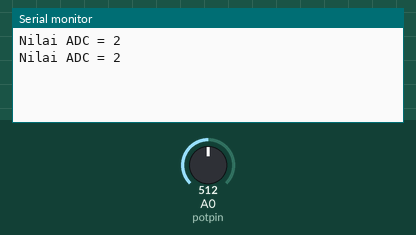
Recording of a sketch running on a simulated Arduino Uno, built with avr-gcc and run on an emulated ATmega328P. On the bench: the last lines printed to the serial monitor. The test bench sets the inputs (shaded band); at power-on: A0 (potpin) = 512.

Above: at 1.8 s.
1.9 s: A0 (potpin) set to 716
At 2.3 s:
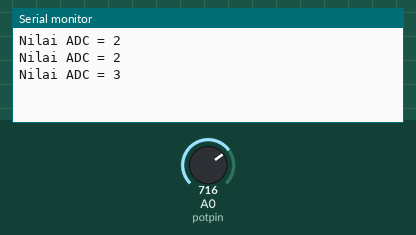
3.4 s: A0 (potpin) set to 900
At 4.8 s:
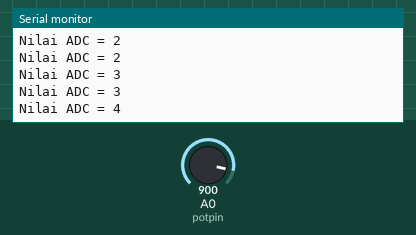
Timing chart, 0 to 6.4 s (numbered marks = the images above; inputs shaded):
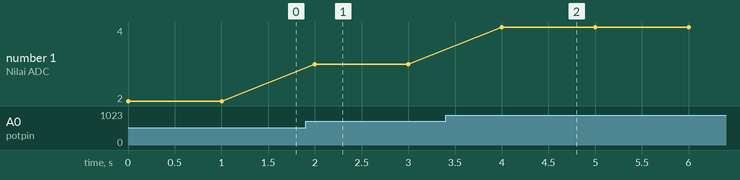

The sketch:

POTEN_CONVER.ino
```cpp
int potpin = A0;
int potvalue = 0;
int pothitung;

void setup(){
  Serial.begin(9600);
}

void loop(){
  potvalue = analogRead(potpin);
  pothitung = (potvalue*5)/1023;
  Serial.print("Nilai ADC = ");
  Serial.println(pothitung);
  delay(1000);
}
```

Measured:
- after the input at 1.9 s, the serial monitor: prints a new line after 0.10 s (image 1)
- after the input at 3.4 s, the serial monitor: prints a new line after 0.60 s (image 2)
- plotted number 1: 2 → 3 after the input at 1.9 s, 3 → 4 after the input at 3.4 s
